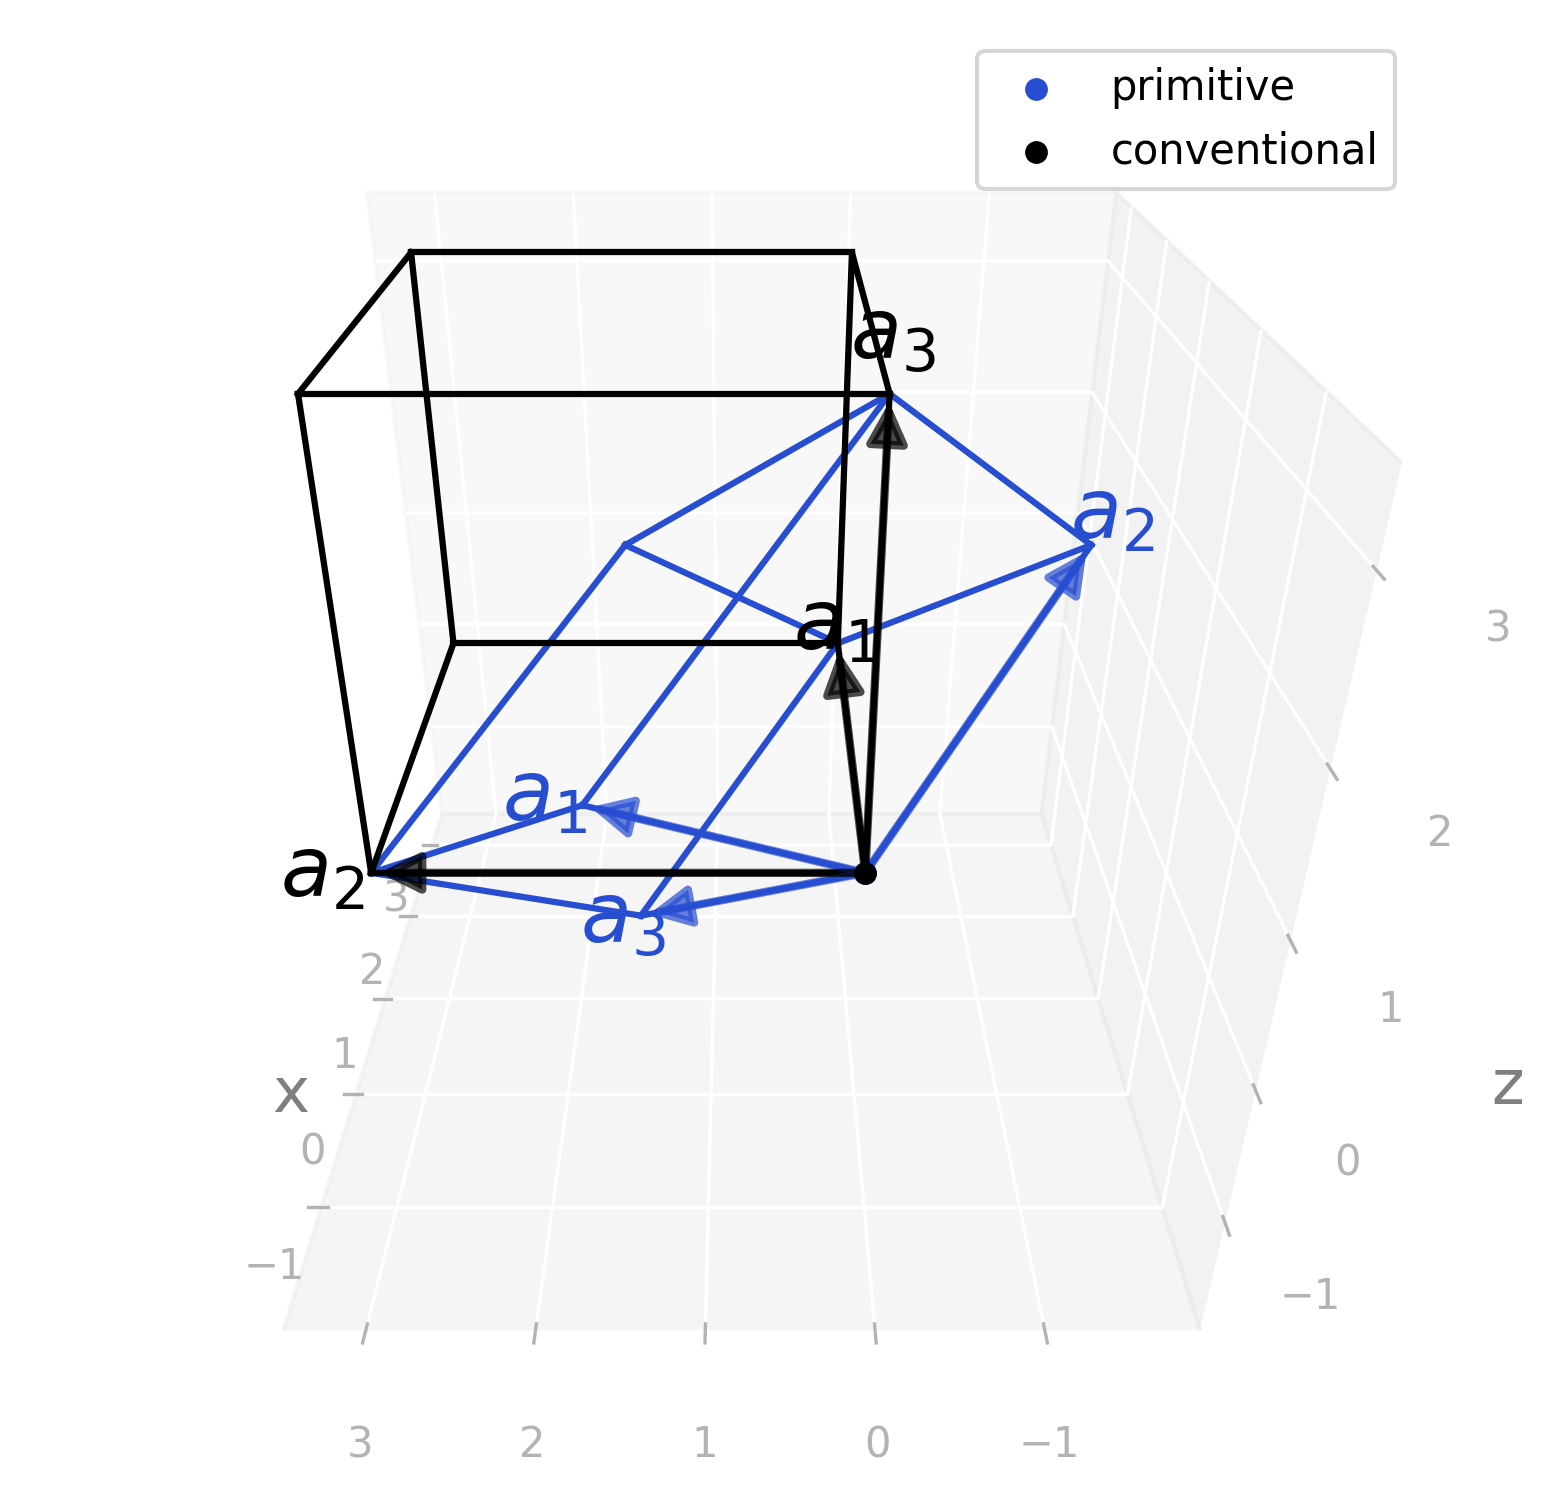

This chart was generated by the following Python code:
import radtools as rad

l = rad.lattice_example("BCC")
l.plot("primitive", label="primitive")
l.legend()
l.plot("conventional", label="conventional", colour="black")
l.legend()
# Save an image:
l.savefig("bcc_real.png", elev=30, azim=-180, dpi=300, bbox_inches="tight")
# Interactive plot:
l.show(elev=30, azim=-180)
